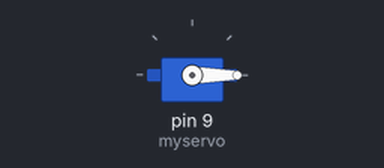
This sketch was run on a simulated Arduino Uno, built with avr-gcc and run on an emulated ATmega328P. On the bench: servo.

Above: at 0.1 s.
At 10.1 s:
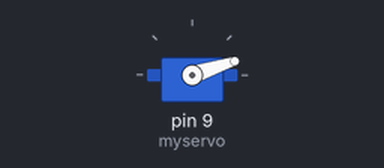
At 18.1 s:
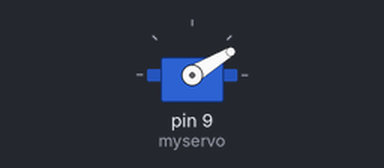
At 37.2 s:
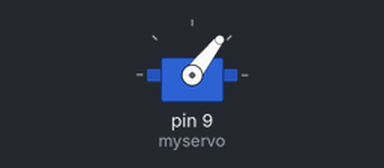
Timing chart, 0 to 40.0 s (numbered marks = the images above):
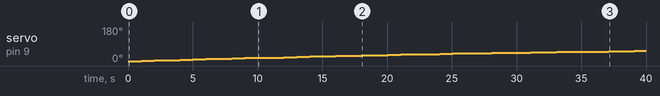

The sketch:

tracker.ino
```cpp
#include <Servo.h>
#include "solar.h"

Servo myservo;

unsigned short potpin_hour = A0;
unsigned short potpin_day = A1;

unsigned short day_val;
float hour_val;
float angle;

void setup() {
  myservo.attach(9);

  day_val = analogRead(potpin_day);
  day_val = map(day_val, 0, 1023, 1, 365);

  hour_val = analogRead(potpin_hour);
  hour_val = map(hour_val, 0, 1023, 0, 2459);
  hour_val *= 0.01;
}

void loop() {
  angle = servoAngle(day_val, hour_val);
  myservo.write(angle);

  delay(1000);
  hour_val += 0.01;
}
```

solar.cpp
```cpp
#include <math.h>

#define PI 3.14159
#define DEGREES(x) x * 180.0/PI
#define RADIANS(x) x * PI/180.0
#define SIGN(x) (x > 0 ? 1 : -1)

float l_loc = 23.75;
unsigned short phi = 30;

unsigned short toMinutes(float clocktime){
	float hours, minutes;
	hours = floor(clocktime);
	minutes = clocktime - hours;
	return hours*60 + minutes*100;
}

float toHours(float percent_time){
	float hours, minutes;
	hours = floor(percent_time);
	minutes = 0.6 * (percent_time - hours);
	return hours + minutes;
}

float toClocktime(unsigned short mnt){
	unsigned short hours;
	float minutes;
	hours = mnt / 60;
	minutes = mnt % 60;
	return hours + minutes*0.01;
}

short minFromSolarMidday(float ts){
	return toMinutes(ts) - toMinutes(12.00);
}

float beta(unsigned short d){
	return (d-81) * (360.0/365.0);
}

float eqntime(float b){
	return 9.87*(sin(2*RADIANS(b))) - 7.53*(cos(RADIANS(b))) - 1.5*(sin(RADIANS(b)));
}

float suntime(float et, float tl){
	/* Subtract 60min from tl,
	if day is between last Sunday of March,
	till last Sunday of October */
	float ts_tl;
	ts_tl = -4.0*(30.0-l_loc) + et;
	return toClocktime(toMinutes(tl) + ts_tl);
}

float delta(unsigned short d){
	return sin(RADIANS((360.0/365.0)*(284+d)))*23.45;
}

float omegaS(float delta){
	return DEGREES(acos(-tan(RADIANS(phi))*tan(RADIANS(delta))));
}

float dayDuration(float ws){
	return ws * 2.0/15.0;
}

float sunrise(float n){
	return 12 - n/2;
}

float sunset(float n){
	return 12 + n/2;
}

float omega(float ts){
	return 0.25 * minFromSolarMidday(ts);
}

float thetazeta(float d, float w){
	return DEGREES(acos(sin(RADIANS(phi))*sin(RADIANS(d)) + cos(RADIANS(phi))*cos(RADIANS(d))*cos(RADIANS(w))));
}

float sunheight(float uz){
	return 90 - uz;
}

float azimuth(float uz, float d, float w){
	return SIGN(w) * fabs(DEGREES(acos((cos(RADIANS(uz))*sin(RADIANS(phi))-sin(RADIANS(d)))/(sin(RADIANS(uz))*cos(RADIANS(phi))))));
}

float servoAngle(unsigned short n, float tl){
	float d, et, ts, w, uz;

	d = delta(n);
	et = eqntime(beta(d));

	ts = suntime(et, tl);
	w = omega(ts);

	uz = thetazeta(d, w);
	return azimuth(uz, d, w);
}
```

solar.h
```cpp
#ifndef SOLAR
#define SOLAR

unsigned short toMinutes(float clocktime);
float toHours(float percent_time);
float toClocktime(unsigned short mnt);
short minFromSolarMidday(float ts);
float beta(unsigned short d);
float eqntime(float b);
float suntime(float tl, float et);
float delta(unsigned short d);
float omegaS(float delta);
float dayDuration(float ws);
float sunrise(float n);
float sunset(float n);
float omega(float ts);
float thetazeta(float d, float w);
float azimuth(float uz, float d, float w);
float servoAngle(unsigned short n, float tl);

#endif
```

Measured:
- by itself, servo on pin 9 (myservo): moves from 0° to 53° over 38.1 s
